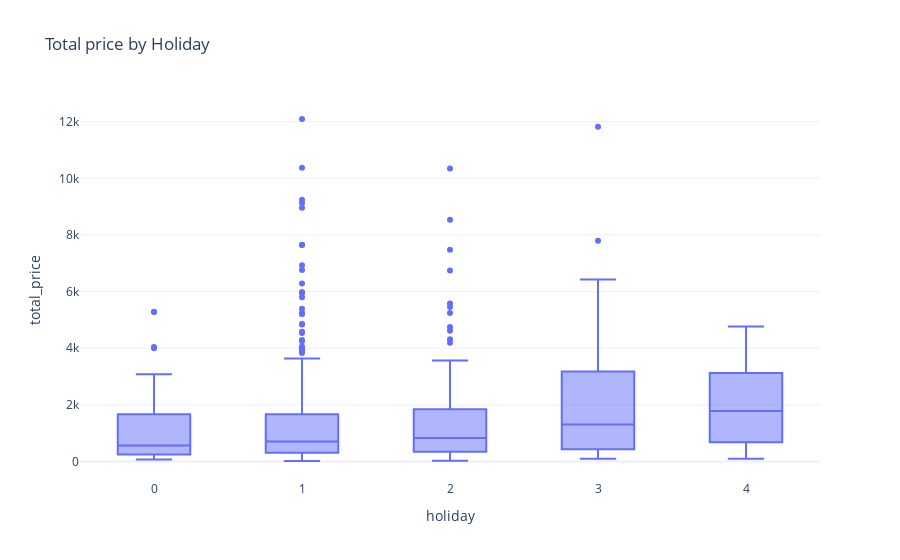

This figure's notebook cell:
### Markdown cell above
Distribution of total price by holiday using a box plot

### Code cell
fig = px.box(data, x='holiday',
            y='total_price',
            title='Total price by Holiday')
fig.show()

### Figure 1 — Plotly figure (JSON) as saved in the notebook; plotly's stock layout.template omitted (floating-point values rounded to 4 significant figures; data arrays with more than 128 entries replaced by an {"elided": "..."} marker saying what was removed)
{"data": [{"alignmentgroup": "True", "hovertemplate": "holiday=%{x}<br>total_price=%{y}<extra></extra>", "legendgroup": "", "marker": {"color": "#636efa"}, "name": "", "notched": false, "offsetgroup": "", "orientation": "v", "showlegend": false, "type": "box", "x": {"elided": "676 int values"}, "x0": " ", "xaxis": "x", "y": {"elided": "676 float values"}, "y0": " ", "yaxis": "y"}], "layout": {"autosize": true, "boxmode": "group", "legend": {"tracegroupgap": 0}, "title": {"text": "Total price by Holiday"}, "xaxis": {"anchor": "y", "autorange": true, "domain": [0, 1], "range": [-0.5, 4.5], "title": {"text": "holiday"}, "type": "linear"}, "yaxis": {"anchor": "x", "autorange": true, "domain": [0, 1], "range": [-650.9, 12770.0], "title": {"text": "total_price"}, "type": "linear"}}}
